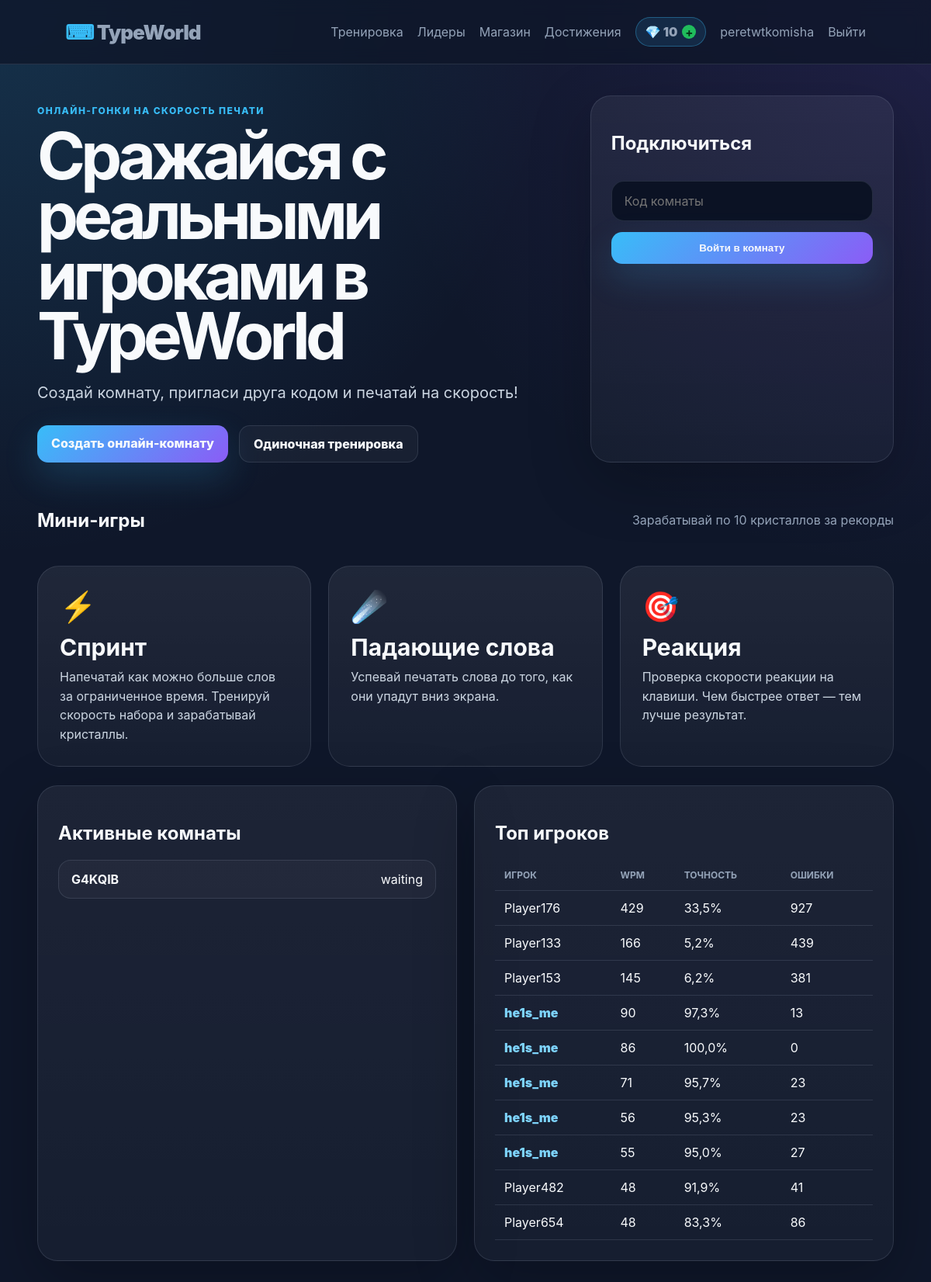
The page / (signed in) on the database its author committed.
### races/models.py (models this page shows, shortened)
class RaceRoom(models.Model):
    code = models.SlugField(max_length=32, unique=True)
    text = models.ForeignKey(TypingText, on_delete=models.SET_NULL, null=True, blank=True)
    status = models.CharField(max_length=20, default='waiting')
    winner_name = models.CharField(max_length=80, blank=True, default='')
    created_at = models.DateTimeField(default=timezone.now)
    started_at = models.DateTimeField(null=True, blank=True)

class RaceResult(models.Model):
    user = models.ForeignKey(User, on_delete=models.SET_NULL, null=True, blank=True)
    room = models.ForeignKey(RaceRoom, on_delete=models.SET_NULL, null=True, blank=True)
    player_name = models.CharField(max_length=80, default='Игрок')
    wpm = models.PositiveIntegerField(default=0)
    accuracy = models.FloatField(default=0)
    errors = models.PositiveIntegerField(default=0)
    is_win = models.BooleanField(default=False)
    finished_at = models.DateTimeField(default=timezone.now)
    class Meta:
        ordering = ['-wpm', '-accuracy', 'errors']

### races/views.py (the view)
# urls.py: path('', views.home, name='home'),
def home(request):
    ensure_text()
    results = RaceResult.objects.select_related('room')[:10]
    rooms = RaceRoom.objects.order_by('-created_at')[:8]
    return render(request, 'races/home.html', {'results': results, 'rooms': rooms})

### races/context_processors.py (called while the page is built)
def _has_env_pair(a, b):
    return bool(os.environ.get(a, '').strip() and os.environ.get(b, '').strip())

### races/views.py (called while the page is built)
def ensure_text() -> TypingText:
    if not TypingText.objects.exists():
        title, author, source, content = get_random_gutenberg_fragment('ru')
        return TypingText.objects.create(title=title, author=author, source=source, content=content, language='ru')
    return TypingText.objects.order_by('?').first()

### races/templates/races/home.html (shortened to what this page needs)
{% extends 'races/base.html' %}
{% block content %}
<section class="hero">
  <div>
    <p class="eyebrow">Онлайн-гонки на скорость печати</p>
    <h1>Сражайся с реальными игроками в TypeWorld</h1>
    <p class="lead">Создай комнату, пригласи друга кодом и печатай на скорость!</p>
    <div class="actions">
      <a class="btn primary" href="{% url 'create_room' %}">Создать онлайн-комнату</a>
      <a class="btn" href="{% url 'race_solo' %}">Одиночная тренировка</a>
    </div>
  </div>
  <form class="join-card" method="post" action="{% url 'join_room' %}">
    <h2>Подключиться</h2>
    <input name="code" placeholder="Код комнаты" autocomplete="off">
    <button class="btn primary" type="submit">Войти в комнату</button>
  </form>
</section>
<section class="home-games">
    <div class="section-head">
        <h2>Мини-игры</h2>
        <span class="muted">Зарабатывай по 10 кристаллов за рекорды</span>
    </div>
    <div class="game-menu">
        <a href="{% url 'game_sprint' %}" class="game-card">
            <div class="game-icon">⚡</div>
            <h2>Спринт</h2>
            <p>
                Напечатай как можно больше слов за ограниченное время.
                Тренируй скорость набора и зарабатывай кристаллы.
            </p>
        </a>
        <a href="{% url 'game_falling_words' %}" class="game-card">
            <div class="game-icon">☄️</div>
            <h2>Падающие слова</h2>
            <p>
                Успевай печатать слова до того,
                как они упадут вниз экрана.
            </p>
        </a>
        <a href="{% url 'game_reaction' %}" class="game-card">
            <div class="game-icon">🎯</div>
            <h2>Реакция</h2>
            <p>
                Проверка скорости реакции на клавиши.
                Чем быстрее ответ — тем лучше результат.
            </p>
        </a>
    </div>
</section>
<section class="grid two">
  <div class="card">
    <h2>Активные комнаты</h2>
    {% for room in rooms %}
      <a class="room-row" href="{% url 'room' room.code %}">
        <strong>{{ room.code }}</strong><span>{{ room.status }}</span>
      </a>
    {% empty %}
      <p class="muted">Комнат пока нет.</p>
    {% endfor %}
  </div>
  <div class="card">
    <h2>Топ игроков</h2>
    {% include 'races/results_table.html' %}
  </div>
</section>
{% endblock %}

### races/templates/races/base.html (shortened to what this page needs)
{% load static %}
<!doctype html>
<html lang="ru">
<head>
  <link rel="stylesheet" href="{% static 'races/css/style.css' %}">
</head>
<body>
  <nav class="nav">
    <a class="brand" href="/">TypeWorld</a>
    <div class="nav-links">
      <a href="{% url 'race_solo' %}">Тренировка</a>
      <a href="{% url 'leaderboard' %}">Лидеры</a>
      <a href="{% url 'shop' %}">Магазин</a>
      {% if user.is_authenticated %}
        <a href="{% url 'achievements' %}">Достижения</a>
        <a class="crystal-balance" href="{% url 'buy_crystals' %}" title="Купить кристаллики">💎 {{ typeworld_crystals }} <b class="crystal-plus">+</b></a>
        <a href="{% url 'profile' %}">{{ user.username }}</a>
        <a href="{% url 'logout' %}">Выйти</a>
      {% else %}
        <a href="{% url 'login' %}">Войти</a>
      {% endif %}
    </div>
  </nav>
  <main class="container">
    {% block content %}{% endblock %}
  </main>
</body>
</html>

### races/templates/races/results_table.html
<table class="table">
  <thead><tr><th>Игрок</th><th>WPM</th><th>Точность</th><th>Ошибки</th></tr></thead>
  <tbody>
  {% for result in results %}
    <tr><td>{% if result.user_id %}<a class="profile-link" href="{% url 'public_profile' result.user_id %}">{{ result.player_name }}</a>{% else %}{{ result.player_name }}{% endif %}</td><td>{{ result.wpm }}</td><td>{{ result.accuracy|floatformat:1 }}%</td><td>{{ result.errors }}</td></tr>
  {% empty %}
    <tr><td colspan="4">Пока нет результатов</td></tr>
  {% endfor %}
  </tbody>
</table>

### races/static/races/css/style.css (style rules this page uses)
:root { --bg:#0f172a;--panel:#111c33;--card:#16213b;--muted:#94a3b8;--text:#f8fafc;--accent:#38bdf8;--accent2:#8b5cf6;--danger:#fb7185;--ok:#22c55e;--border:rgba(148,163,184,.18) }
* { box-sizing:border-box }
body { margin:0;background:radial-gradient(circle at top left,rgba(56,189,248,.16),transparent 35%),radial-gradient(circle at top right,rgba(139,92,246,.14),transparent 36%),var(--bg);color:var(--text);font-family:Inter,Segoe UI,Arial,sans-serif;min-height:100vh }
.nav { display:flex;justify-content:space-between;align-items:center;padding:22px 7vw;border-bottom:1px solid var(--border);backdrop-filter:blur(10px);position:sticky;top:0;background:rgba(15,23,42,.78);z-index:2 }
.brand { font-size:26px;font-weight:900;color:var(--text);text-decoration:none;letter-spacing:-.04em }
.brand:before { content:'⌨ ';color:var(--accent) }
.nav-links { display:flex;gap:18px;align-items:center }
.nav a { color:var(--muted);text-decoration:none }
.container { width:min(1180px,92vw);margin:36px auto }
.hero { display:grid;grid-template-columns:1.4fr .8fr;gap:28px;align-items:stretch;margin:40px 0 }
.hero h1 { font-size:clamp(42px,7vw,84px);line-height:.92;margin:10px 0 20px;letter-spacing:-.07em }
.lead { font-size:20px;color:#cbd5e1;max-width:680px;line-height:1.55 }
.eyebrow { color:var(--accent);font-weight:800;text-transform:uppercase;letter-spacing:.12em;font-size:12px }
.actions { display:flex;gap:14px;flex-wrap:wrap;margin-top:26px }
.btn { border:1px solid var(--border);background:rgba(255,255,255,.04);color:var(--text);padding:13px 18px;border-radius:14px;text-decoration:none;font-weight:800;cursor:pointer;display:inline-block }
.btn.primary { border:0;background:linear-gradient(135deg,var(--accent),var(--accent2));box-shadow:0 18px 45px rgba(56,189,248,.18) }
.card,.join-card,.auth-card { background:linear-gradient(180deg,rgba(255,255,255,.06),rgba(255,255,255,.03));border:1px solid var(--border);border-radius:26px;padding:26px;box-shadow:0 24px 80px rgba(0,0,0,.24) }
.join-card,.auth-card { display:flex;flex-direction:column;gap:14px }
.grid.two { display:grid;grid-template-columns:1fr 1fr;gap:22px }
input,textarea { width:100%;background:#0b1224;border:1px solid var(--border);border-radius:16px;color:var(--text);padding:15px 16px;font:inherit;outline:none }
.room-row { display:flex;justify-content:space-between;align-items:center;color:var(--text);text-decoration:none;border:1px solid var(--border);border-radius:16px;padding:14px 16px;margin:10px 0;background:rgba(255,255,255,.03) }
.muted { color:var(--muted) }
.table { width:100%;border-collapse:collapse }
.table th,.table td { padding:12px;border-bottom:1px solid var(--border);text-align:left }
.table th { color:var(--muted);font-size:12px;text-transform:uppercase }
.section-head { display:flex;align-items:center;justify-content:space-between;gap:14px }
.game-menu { display:grid;grid-template-columns:repeat(3,minmax(0,1fr));gap:22px;margin:24px 0 }
.home-games { margin-top:6px;margin-bottom:24px }
.game-card { display:block;text-decoration:none;color:var(--text);background:linear-gradient(180deg,rgba(255,255,255,.07),rgba(255,255,255,.035));border:1px solid var(--border);border-radius:28px;padding:28px;min-height:220px;transition:transform .15s,border-color .15s,box-shadow .15s }
.game-card h2 { font-size:30px;margin:12px 0 8px }
.game-card p { color:#cbd5e1;line-height:1.55;margin:0 }
.game-icon { font-size:38px }
.crystal-balance { display:inline-flex;align-items:center;gap:6px;border:1px solid rgba(56,189,248,.35);background:rgba(56,189,248,.12);color:#e0f2fe;border-radius:999px;padding:8px 12px;font-weight:900;white-space:nowrap }
.crystal-balance { text-decoration:none }
.crystal-plus { display:inline-grid;place-items:center;width:18px;height:18px;border-radius:999px;background:rgba(34,197,94,.95);color:#052e16;font-size:15px;line-height:1 }
.profile-link { color:#7dd3fc;text-decoration:none;font-weight:900 }

### rows shown on the page
RaceRoom: code "G4KQIB", status "waiting"
RaceResult: player_name "Player176", wpm "429", accuracy "33,5", errors "927"
RaceResult: player_name "Player133", wpm "166", accuracy "5,2", errors "439"
RaceResult: player_name "Player153", wpm "145", accuracy "6,2", errors "381"
RaceResult: player_name "he1s_me", wpm "90", accuracy "97,3", errors "13"
RaceResult: player_name "he1s_me", wpm "86", accuracy "100,0", errors "0"
RaceResult: player_name "he1s_me", wpm "71", accuracy "95,7", errors "23"
RaceResult: player_name "he1s_me", wpm "56", accuracy "95,3", errors "23"
RaceResult: player_name "he1s_me", wpm "55", accuracy "95,0", errors "27"
RaceResult: player_name "Player482", wpm "48", accuracy "91,9", errors "41"
RaceResult: player_name "Player654", wpm "48", accuracy "83,3", errors "86"

### other values the page prints
{{ typeworld_crystals }} "10"
{{ user.username }} "peretwtkomisha"
